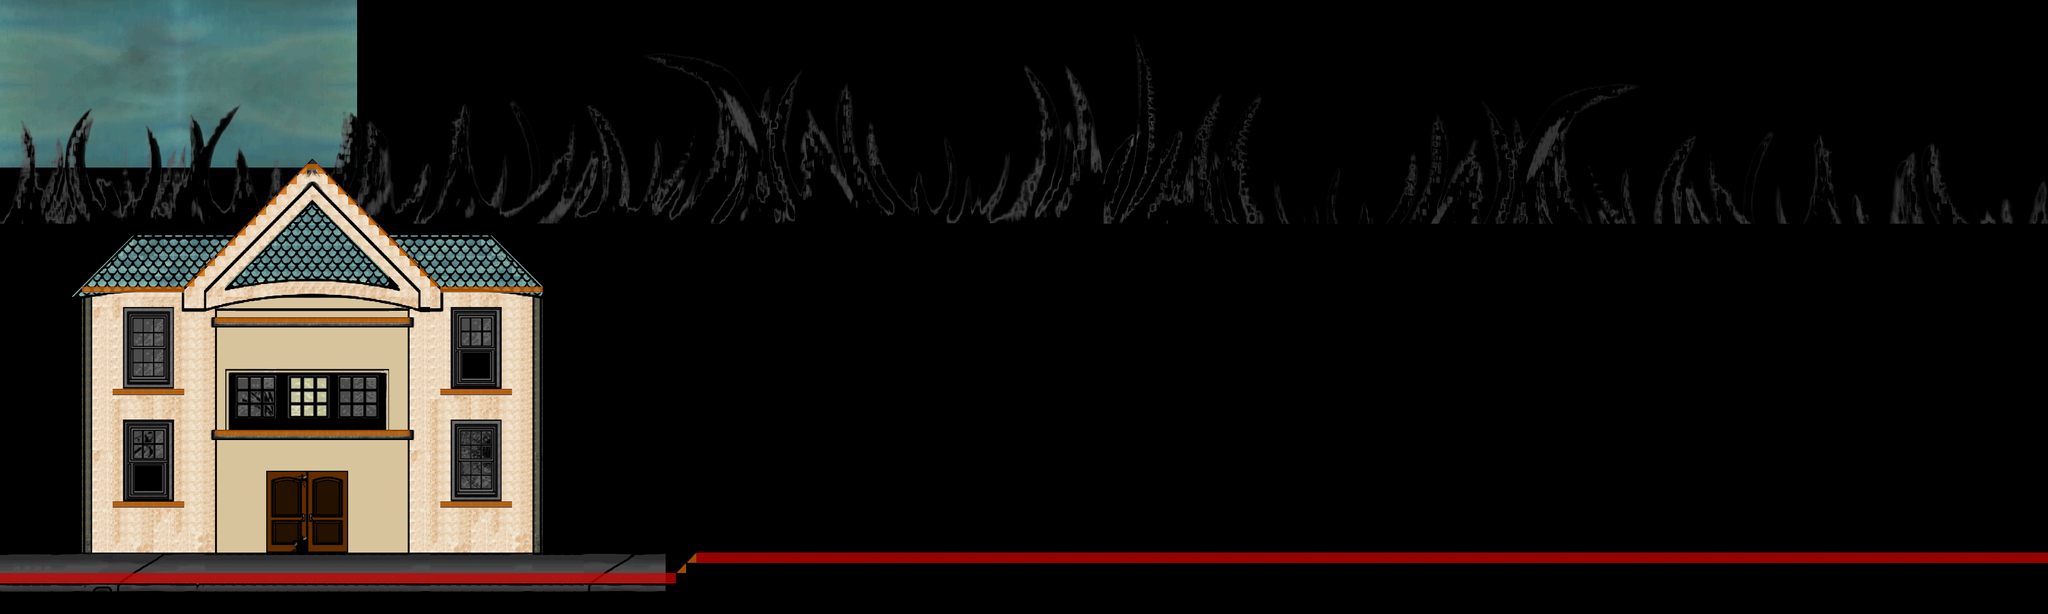

This is a level from a 2D game, rendered from its Tiled map with the project's own tilesets. A one-line summary and the map file follow, with tile-layer data summarised:
An orthogonal 200x60 tile map with 16x16 px tiles, 11 tile layers (background_street, background_layer, background_detail_bottom, Tile Layer 12, ...), 1 hidden layer not drawn, 5 tilesets, 2 image layers and 14 objects (7x fire, me.LevelEntity, mainPlayer, Collectible_02_Entity, Collectible_01_Entity, ...).

<map version="1.0" orientation="orthogonal" width="200" height="60" tilewidth="16" tileheight="16">
 <properties>
  <property name="background_color" value="#000000" />
 </properties>
 <tileset firstgid="1" name="metatiles" tilewidth="16" tileheight="16">
  <image source="../../tilesets/metatiles.png" width="128" height="16" />
  <tile id="0">
   <properties>
    <property name="type" value="solid" />
   </properties>
  </tile>
  <tile id="1">
   <properties>
    <property name="type" value="platform" />
   </properties>
  </tile>
  <tile id="2">
   <properties>
    <property name="type" value="lslope" />
   </properties>
  </tile>
  <tile id="3">
   <properties>
    <property name="type" value="rslope" />
   </properties>
  </tile>
  <tile id="4">
   <properties>
    <property name="type" value="ladder" />
   </properties>
  </tile>
 </tileset>
 <tileset firstgid="9" name="city_objects" tilewidth="16" tileheight="16">
  <image source="../../tilesets/city_objects.png" width="960" height="480" />
 </tileset>
 <tileset firstgid="1809" name="windows_n_doors_tileset" tilewidth="16" tileheight="16">
  <image source="../../tilesets/windows_n_doors_tileset.png" width="640" height="512" />
 </tileset>
 <tileset firstgid="3089" name="colors_n_textures" tilewidth="16" tileheight="16">
  <image source="../../tilesets/colors_n_textures.png" width="640" height="192" />
 </tileset>
 <tileset firstgid="3569" name="forest_world" tilewidth="16" tileheight="16">
  <image source="../../tilesets/forest_world_tileset.png" width="960" height="480" />
 </tileset>
 <imagelayer name="city_world_background" width="200" height="60">
  <image source="../../backgrounds/sky.png" />
  <properties>
   <property name="repeat" value="repeat-x" />
  </properties>
 </imagelayer>
 <imagelayer name="blackness" width="200" height="60">
  <image source="../../backgrounds/blackness_background.png" />
 </imagelayer>
 <layer name="NOT_FOR_TILES_parallax_background" width="200" height="60" visible="0">
  <properties>
   <property name="imagesrc" value="city_world_background" />
   <property name="preRender" value="true" />
  </properties>
  <data>[12000 cells, 0 non-empty, 0 distinct tile ids]</data>
 </layer>
 <objectgroup name="fire_inside" width="200" height="60" />
 <layer name="background_street" width="200" height="60">
  <properties>
   <property name="preRender" value="true" />
  </properties>
  <data>[12000 cells, 250 non-empty, 26 distinct tile ids]</data>
 </layer>
 <layer name="background_layer" width="200" height="60">
  <properties>
   <property name="preRender" value="true" />
  </properties>
  <data>[12000 cells, 1332 non-empty, 30 distinct tile ids]</data>
 </layer>
 <layer name="background_detail_bottom" width="200" height="60">
  <properties>
   <property name="preRender" value="true" />
  </properties>
  <data>[12000 cells, 361 non-empty, 144 distinct tile ids]</data>
 </layer>
 <layer name="Tile Layer 12" width="200" height="60">
  <data>[12000 cells, 43 non-empty, 39 distinct tile ids]</data>
 </layer>
 <layer name="background_detail_middle" width="200" height="60">
  <properties>
   <property name="preRender" value="true" />
  </properties>
  <data>[12000 cells, 348 non-empty, 183 distinct tile ids]</data>
 </layer>
 <layer name="background_detail_top" width="200" height="60">
  <properties>
   <property name="preRender" value="true" />
  </properties>
  <data>[12000 cells, 512 non-empty, 332 distinct tile ids]</data>
 </layer>
 <objectgroup color="#d4bc50" name="fire" width="200" height="60">
  <object name="fire" x="855" y="833" width="43" height="40" />
  <object name="fire" x="864" y="844" width="43" height="40" />
  <object name="fire" x="843" y="855" width="43" height="40" />
  <object name="fire" x="869" y="864" width="43" height="40" />
  <object name="fire" x="845" y="880" width="43" height="40" />
  <object name="fire" x="723" y="565" width="43" height="40" />
  <object name="fire" x="209" y="743" width="43" height="40" />
 </objectgroup>
 <layer name="background_texture" width="200" height="60" opacity="0.38">
  <properties>
   <property name="preRender" value="true" />
  </properties>
  <data>[12000 cells, 0 non-empty, 0 distinct tile ids]</data>
 </layer>
 <objectgroup color="#12a400" name="objects" width="200" height="60">
  <object name="me.LevelEntity" x="3142" y="820" width="41" height="37">
   <properties>
    <property name="duration" value="250" />
    <property name="fade" value="#000000" />
    <property name="to" value="world_city" />
   </properties>
  </object>
  <object name="mainPlayer" x="62" y="821" width="36" height="39" />
  <object name="Collectible_02_Entity" x="475" y="194" width="25" height="23" />
  <object name="Collectible_01_Entity" x="479" y="453" width="25" height="23" />
  <object name="neon_sign" x="3082" y="720" width="100" height="46" />
 </objectgroup>
 <objectgroup color="#a44d11" name="zombies" width="200" height="60">
  <object name="EnemyEntity_zombie" x="943" y="812" width="41" height="35" />
 </objectgroup>
 <layer name="foreground_layer_bottom" width="200" height="60">
  <properties>
   <property name="preRender" value="true" />
  </properties>
  <data>[12000 cells, 0 non-empty, 0 distinct tile ids]</data>
 </layer>
 <layer name="foreground_layer_middle" width="200" height="60">
  <properties>
   <property name="preRender" value="true" />
  </properties>
  <data>[12000 cells, 0 non-empty, 0 distinct tile ids]</data>
 </layer>
 <layer name="foreground_layer_transparency" width="200" height="60" opacity="0.24">
  <properties>
   <property name="preRender" value="true" />
  </properties>
  <data>[12000 cells, 0 non-empty, 0 distinct tile ids]</data>
 </layer>
 <layer name="_collision_" width="200" height="60">
  <data>[12000 cells, 311 non-empty, 4 distinct tile ids]</data>
 </layer>
 <objectgroup color="#a40500" name="kill" width="200" height="60">
  <object name="KillEntity" x="852" y="833" width="49" height="73" />
 </objectgroup>
</map>
